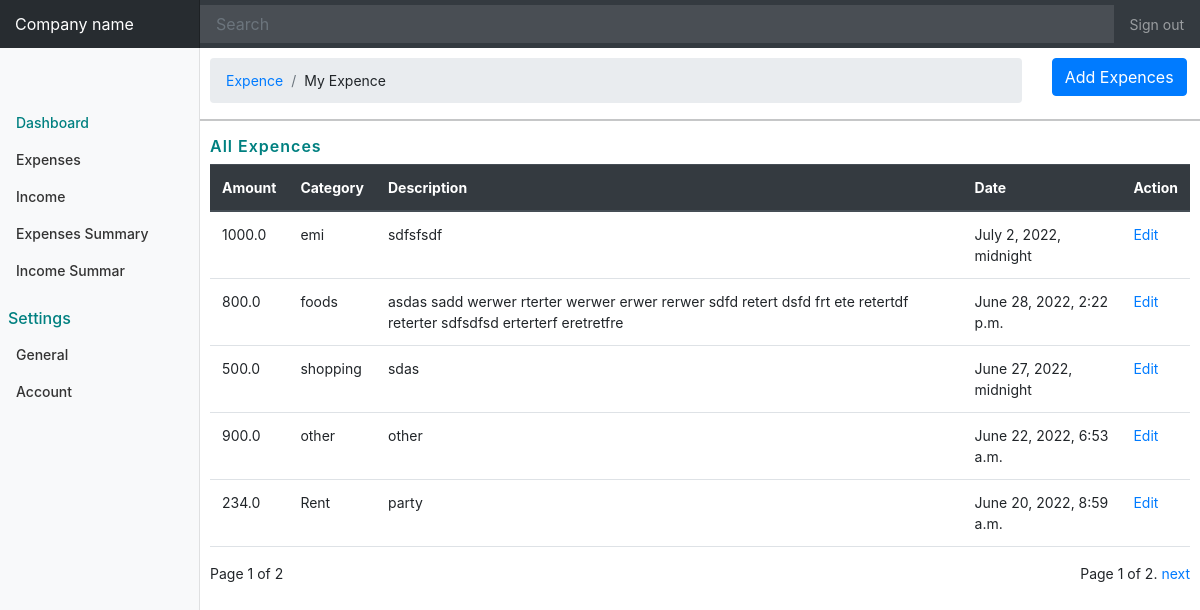
/expenses/add_expences (signed in), run on the app's committed database.
### expenses/models.py (models this page shows, shortened)
class AddExpence(models.Model):
    amount= models.FloatField()
    date= models.DateTimeField()
    description= models.TextField()
    owner= models.ForeignKey(to=User, on_delete=models.CASCADE)
    category= models.CharField(max_length=255)
    class Category(models.Model):
        name= models.CharField(max_length=256)

### expenses/views.py (the view, shortened to what this page needs)
# urls.py: path('add_expences', views.addExpence, name="add_expences"),
def addExpence(request):
    current_user= request.user
    expence_data= AddExpence.objects.filter(owner=current_user).order_by('-date')
    value_data= AddExpence.objects.values()
    paginator= Paginator(expence_data, 5)
    page_number= request.GET.get('page')
    page_obj = Paginator.get_page(paginator, page_number)
    print(page_obj)
    context={
        'expence_user_data': expence_data,
        'page_obj': page_obj
    }
    return render(request, 'addExpences.html', context)

### templates/addExpences.html (shortened to what this page needs)
{% extends 'bash.html' %}
{% block content %}
<div class="row">
    <div class="col-md-10">
        <nav aria-label="breadcrumb" class="nav_navigarion">
            <ol class="breadcrumb">
                <li class="breadcrumb-item"><a href="#">Expence</a></li>
                <li class="breadcrumb-item">My Expence</< /li>
            </ol>
        </nav>
    </div>
    <div class="col-md-2">
        <button type="button" class="btn btn-primary" data-toggle="modal" data-target="#exampleModal">
            Add Expences
        </button>
    </div>
    <hr>
</div>
<div class="all_expences">
    <div class="row">
        <h6 class="col-md-8">All Expences</h6>
    </div>
    {% if expence_user_data.count %}
    <table class="table">
        <thead class="thead-dark">
            <tr>
                <th scope="col">Amount</th>
                <th scope="col">Category</th>
                <th>Description</th>
                <th scope="col">Date</th>
                <th scope="col">Action</th>
            </tr>
        </thead>
        <tbody>
            {% for data in page_obj %}
            <tr>
                <td>{{ data.amount }}</td>
                <td>{{ data.category }}</td>
                <td>{{ data.description }}</td>
                <td>{{ data.date }}</td>
                <td>
                    <a href="{% url 'edit_expense' data.id %}">Edit</a>
                </td>
            </tr>
            {% endfor %}
        </tbody>
    </table>
    {% endif %}
</div>
<div class="paginator" style="display: flex; justify-content: space-between;">
    <div>
        <span>
            Page {{ page_obj.number }} of {{ page_obj.paginator.num_pages }}
        </span>
    </div>
    <div>
        <div class="pagination">
            <span class="step-links">
                <span class="current">
                    Page {{ page_obj.number }} of {{ page_obj.paginator.num_pages }}.
                </span>
                {% if page_obj.has_next %}
                <a href="?page={{ page_obj.next_page_number }}">next</a>
                {% endif %}
            </span>
        </div>
    </div>
</div>
{% endblock %}

### static/css/bash.css (style rules this page uses)
body { font-size: .875rem; }

### static/css/addExpence.css (style rules this page uses)
.all_expences h6 { color: teal; font-weight: 600; letter-spacing: 1px; }

### data on the page
AddExpence: amount "1000.0", category "emi", description "sdfsfsdf", date "July 2, 2022, midnight"
AddExpence: amount "800.0", category "foods", description "asdas sadd werwer rterter werwer erwer rerwer sdfd retert dsfd frt ete retertdf reterter sdfsdfsd erterterf eretretfre", date "June 28, 2022, 2:22 p.m."
AddExpence: amount "500.0", category "shopping", description "sdas", date "June 27, 2022, midnight"
AddExpence: amount "900.0", category "other", description "other", date "June 22, 2022, 6:53 a.m."
AddExpence: amount "234.0", category "Rent", description "party", date "June 20, 2022, 8:59 a.m."

### other printed values
{{ page_obj.number }} "1"
{{ page_obj.paginator.num_pages }} "2"
